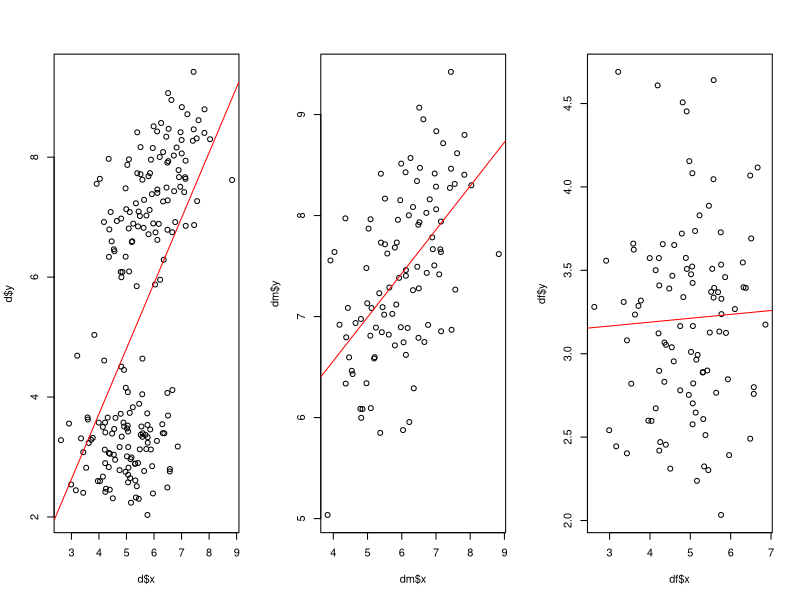
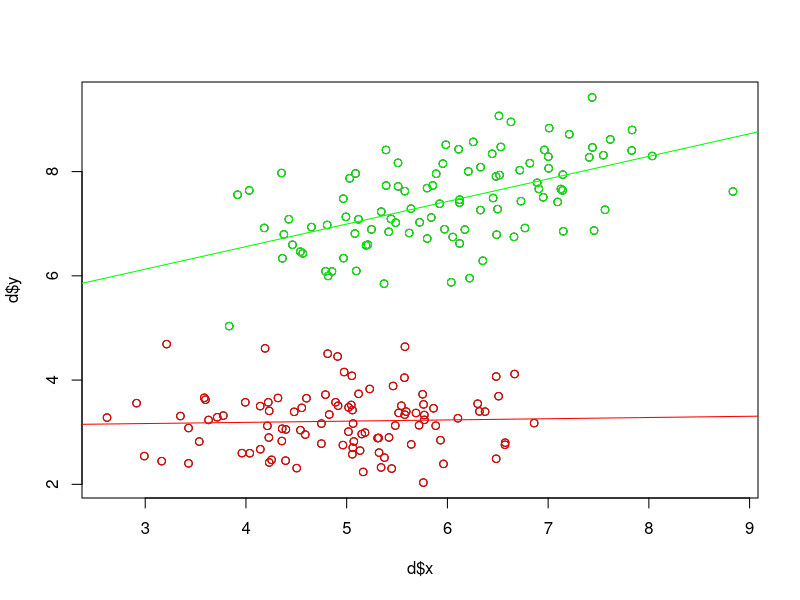
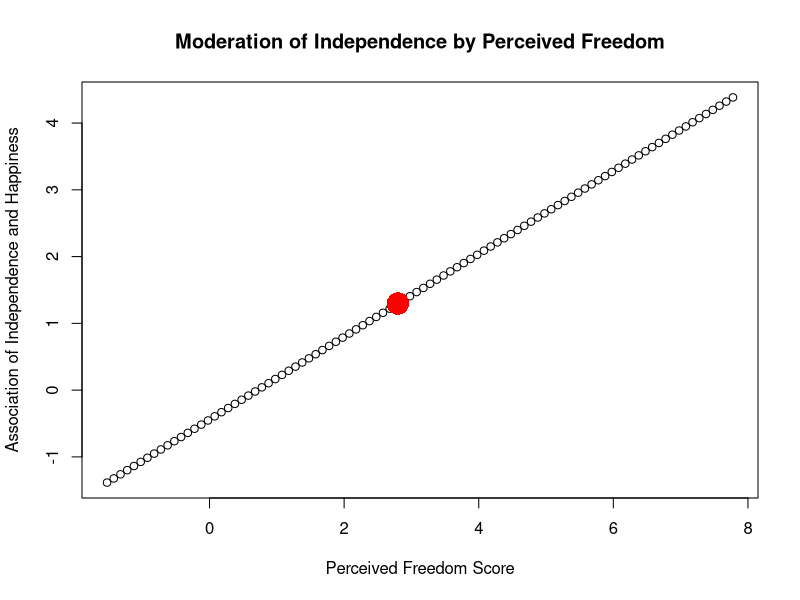
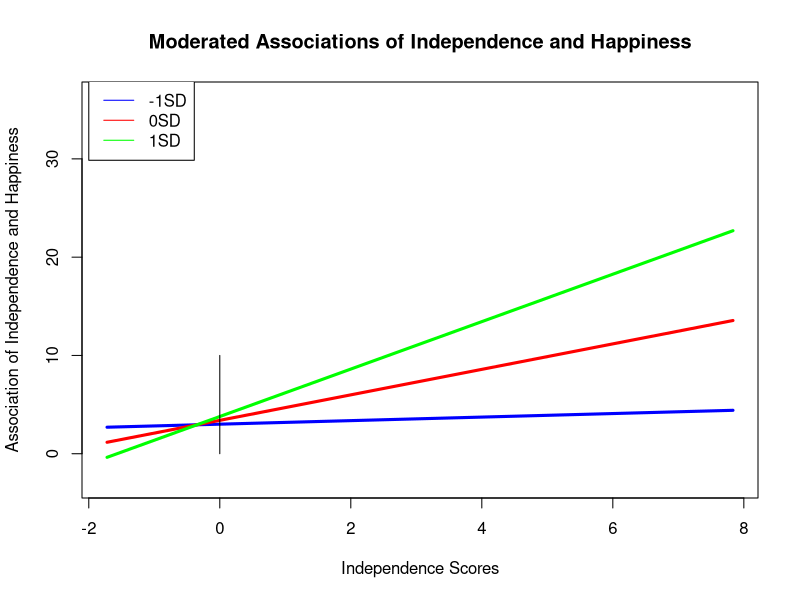

Write R code to recreate these figures, in order.
#Lab 6
#Ryan Hutchings & Tim Bahn
#Winter 2017

# Plotting regression interactions in R -----------------------------------------------

d <- read.csv("interaction01.csv")

summary(d)

#generate an interaction term for female*x
d$xf <- d$x*d$female

#z-norm all predictors
d$zy <- scale(d$y)[,1]
d$zx <- scale(d$x)[,1]
d$zfemale <- scale(d$female)[,1]

#generate 3-way interaction term
d$zxf <- d$zx*d$zfemale

#Correlations between predictors and their interaction term
#Are the correlations going to change after the z-transformation?

cor(d[,c('x','female','xf')])
cor(d[,c('zx','zfemale','zxf')])
  #linear transformations do not change the relationships b/w the variables

m1 <- lm(y ~ x*female, data = d)
m2 <- lm(zy ~ zx*zfemale, data = d)

summary(m1)
summary(m2)
  #note that the x*female interaction term is the same 
  #regardless of whether the regression is standardized

#####################################################

#Interpretation of the interaction

m1

#on your hw this week, we will ask you to interpret dummy-coded interactions
#what is the value of y when x = 0? What does this mean?
#what is the regression equation for male participants (i.e., female = 0)?
#when x is equal to 0, what the is the expected y-value for males?
#what is the regression equation for female participants? (i.e., female = 1)?
#when x is equal to 0, what is the expected y-value for females?

















#b0: intercept when participants are male
#b1: slope of x & y for males
#b0 + b2: intercept when participants are female
#b2 + b3: slope of x & y for females

#####################################################

#Simple Effects

#split the data by female variable
df <- d[which(d$female == 1),]
dm <- d[which(d$female == 0),]

#separate regression equations for female and male participants
m1f <- lm(y ~ x, data = df)
m1m <- lm(y ~ x, data = dm)

summary(m1f)
summary(m1m)

#plot the differences for females and males 
par(mfrow = c(1,3))
plot(d$x, d$y)

#Pretty evident isn't it?
abline(lm(d$y ~ d$x), col = "red")
plot(dm$x, dm$y)
abline(lm(y ~ x, data = dm), col = "red")
plot(df$x, df$y)
abline(lm(y ~ x, data = df), col = "red")

#or

par(mfrow = c(1,1))
plot(d$x, d$y)
points(df$x, df$y, col = 'red')
points(dm$x, dm$y, col = 'Green')
abline(lm(y~x, data = df), col = 'red')
abline(lm(y~x, data = dm), col = 'green')


#edit path to load data

d <- read.csv("lab06dat.csv")
head(d)
summary(d)

#Dummy coding in regression -----------------------------------------------------------

table(d$serviceanimal)

m1 <- lm(perceivedfree ~ serviceanimal, data = d)
m2 <- lm(independence ~ serviceanimal, data = d)
m3 <- lm(happy ~ serviceanimal, data = d)

anova(m1)
anova(m2)
anova(m3)

summary(m1)
by(d$perceivedfree, d$serviceanimal, mean)-
  by(d$perceivedfree, d$serviceanimal, mean)[[1]]

summary(m2)
by(d$independence, d$serviceanimal, mean)-
  by(d$independence, d$serviceanimal, mean)[[1]]

summary(m3)
by(d$happy, d$serviceanimal, mean)-
  by(d$happy, d$serviceanimal, mean)[[1]]

summary(m3)
t.test(d[d$dog == 1,"happy"],d[d$cat == 1,"happy"],var.equal = TRUE)
t.test(d[d$other == 1,"happy"],d[d$cat == 1,"happy"],var.equal = TRUE)
#differences in SE, t, and p due to differences in df.

#Interactions w/ continuous variables ----------------------------------------------------------

m4 <- lm(happy ~ perceivedfree + independence +
           perceivedfree*independence, data = d)
summary(m4)

#How will you think about the data? Is perceived freedom moderating
#the relation of independence and happiness, or is independence
#moderating the relation of perceived freedom and happiness?

#We'll go with perceived freedom as the moderator.

pf <- seq(min(d$perceivedfree),max(d$perceivedfree),.1)

bi <- coef(m4)[3] + pf*coef(m4)[4]
bi

plot(pf,bi,main = "Moderation of Independence by Perceived Freedom",
     ylab = "Association of Independence and Happiness",
     xlab = "Perceived Freedom Score")
points(
  mean(d$perceivedfree),
  (coef(m4)[3]+coef(m4)[4]*mean(d$perceivedfree)), 
  cex = 3, pch = 16, col = "red")

#or

n2sd <- -1*sd(d$perceivedfree)+mean(d$perceivedfree)
p2sd <- 1*sd(d$perceivedfree)+mean(d$perceivedfree)
csd <- mean(d$perceivedfree)
n2sd;csd;p2sd

coef(m4)
d$hn2 <- coef(m4)[1] + coef(m4)[2]*n2sd +
  coef(m4)[3]*d$independence + coef(m4)[4]*n2sd*d$independence
d$hcsd <- coef(m4)[1] + coef(m4)[2]*csd +
  coef(m4)[3]*d$independence + coef(m4)[4]*csd*d$independence
d$hp2 <- coef(m4)[1] + coef(m4)[2]*p2sd +
  coef(m4)[3]*d$independence + coef(m4)[4]*p2sd*d$independence

d <- d[order(d$independence),]

plot(d$independence,d$happy,
     type = "n",
     main = "Moderated Associations of Independence and Happiness",
     ylab = "Association of Independence and Happiness",
     xlab = "Independence Scores")
lines(d$independence,d$hn2, lwd = 3, col = "blue")
lines(d$independence,d$hcsd, lwd = 3, col = "red")
lines(d$independence,d$hp2, lwd = 3, col = "green")
lines(c(0,0),c(0,10))
legend(-2,38,lty = c(1,1,1),col = c("blue","red","green"),
       legend = c("-1SD","0SD","1SD"))

